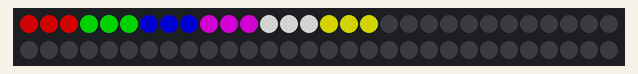
Bench run of a program on a simulated BBC micro:bit (MakeCode). Shown: 60 RGB LEDs in strip order, left to right, continuing on the next row. Dim RGB values are drawn brighter than linear.

Above: at 0.12 s.
At 0.52 s:
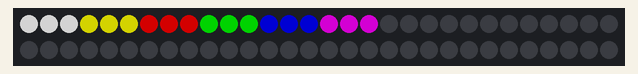
At 0.93 s:
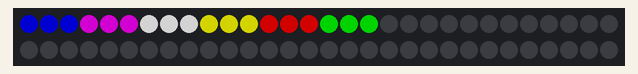
At 1.37 s:
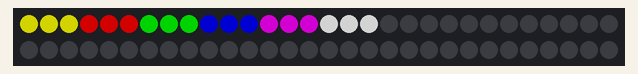

Measured:
- by itself, everything shown: repeats every 1.0 s, in 5 steps

The program:

main.ts
```typescript
let fase = 0
let aantal = 3
let strip = neopixel.create(DigitalPin.P0, 60, NeoPixelMode.RGB)
let range = strip.range(aantal * 0, aantal)
let range1 = strip.range(aantal * 1, aantal)
let range2 = strip.range(aantal * 2, aantal)
let range3 = strip.range(aantal * 3, aantal)
let range4 = strip.range(aantal * 4, aantal)
let range5 = strip.range(aantal * 5, aantal)
basic.forever(function () {
    for (let index = 0; index < 5; index++) {
        basic.pause(200)
        fase += 1
    }
    fase = 0
})
basic.forever(function () {
    if (fase == 0) {
        range.showColor(neopixel.colors(NeoPixelColors.Red))
        range1.showColor(neopixel.colors(NeoPixelColors.Green))
        range2.showColor(neopixel.colors(NeoPixelColors.Blue))
        range3.showColor(neopixel.colors(NeoPixelColors.Purple))
        range4.showColor(neopixel.colors(NeoPixelColors.White))
        range5.showColor(neopixel.colors(NeoPixelColors.Yellow))
    }
})
basic.forever(function () {
    if (fase == 1) {
        range.showColor(neopixel.colors(NeoPixelColors.Yellow))
        range1.showColor(neopixel.colors(NeoPixelColors.Red))
        range2.showColor(neopixel.colors(NeoPixelColors.Green))
        range3.showColor(neopixel.colors(NeoPixelColors.Blue))
        range4.showColor(neopixel.colors(NeoPixelColors.Purple))
        range5.showColor(neopixel.colors(NeoPixelColors.White))
    }
})
basic.forever(function () {
    if (fase == 2) {
        range.showColor(neopixel.colors(NeoPixelColors.White))
        range1.showColor(neopixel.colors(NeoPixelColors.Yellow))
        range2.showColor(neopixel.colors(NeoPixelColors.Red))
        range3.showColor(neopixel.colors(NeoPixelColors.Green))
        range4.showColor(neopixel.colors(NeoPixelColors.Blue))
        range5.showColor(neopixel.colors(NeoPixelColors.Purple))
    }
})
basic.forever(function () {
    if (fase == 3) {
        range.showColor(neopixel.colors(NeoPixelColors.Purple))
        range1.showColor(neopixel.colors(NeoPixelColors.White))
        range2.showColor(neopixel.colors(NeoPixelColors.Yellow))
        range3.showColor(neopixel.colors(NeoPixelColors.Red))
        range4.showColor(neopixel.colors(NeoPixelColors.Green))
        range5.showColor(neopixel.colors(NeoPixelColors.Blue))
    }
})
basic.forever(function () {
    if (fase == 4) {
        range.showColor(neopixel.colors(NeoPixelColors.Blue))
        range1.showColor(neopixel.colors(NeoPixelColors.Purple))
        range2.showColor(neopixel.colors(NeoPixelColors.White))
        range3.showColor(neopixel.colors(NeoPixelColors.Yellow))
        range4.showColor(neopixel.colors(NeoPixelColors.Red))
        range5.showColor(neopixel.colors(NeoPixelColors.Green))
    }
})
```

test.ts
```typescript
// tests gaan hier; deze zal niet worden gecompileerd wanneer dit pakket wordt gebruikt als extensie.
```
